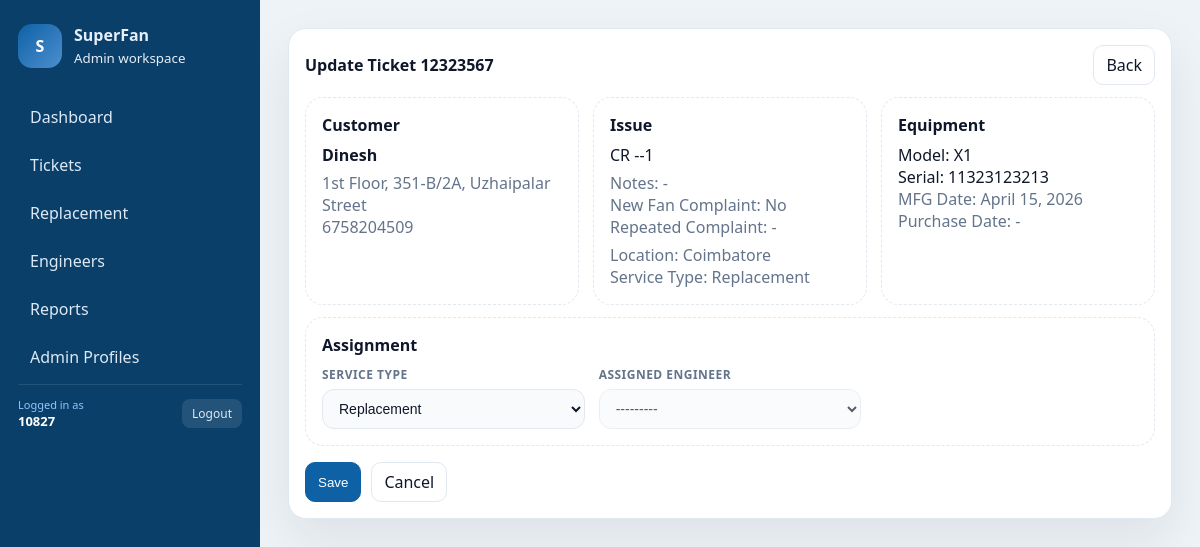
/panel/tickets/17/edit/ (signed in), run on the app's committed database.
### core/models.py (models this page shows, shortened)
class Ticket(models.Model):
    ticket_id = models.CharField(max_length=30, unique=True, blank=True)
    customer = models.ForeignKey(Customer, on_delete=models.PROTECT, related_name='tickets')
    location = models.CharField(max_length=120)
    issue = models.TextField()
    issue_notes = models.TextField(blank=True)
    model = models.CharField(max_length=120, blank=True)
    serial_number = models.CharField(max_length=120, blank=True)
    mfg_date = models.DateField(null=True, blank=True)
    purchase_date = models.DateField(null=True, blank=True)
    new_fan_complaint = models.BooleanField(default=False)
    repeated_complaint_count = models.PositiveIntegerField(null=True, blank=True)
    service_type = models.CharField(max_length=20, choices=TicketServiceType.choices, default=TicketServiceType.ONSITE)
    status = models.CharField(max_length=20, choices=TicketStatus.choices, default=TicketStatus.OPEN)
    assigned_engineer = models.ForeignKey(EngineerProfile, on_delete=models.SET_NULL, null=True, blank=True, related_name='tickets')
    created_by = models.ForeignKey(settings.AUTH_USER_MODEL, on_delete=models.SET_NULL, null=True, blank=True, related_name='created_tickets')
    created_at = models.DateTimeField(auto_now_add=True)
    assigned_at = models.DateTimeField(null=True, blank=True)
    started_at = models.DateTimeField(null=True, blank=True)
    completed_at = models.DateTimeField(null=True, blank=True)
    qr_code = models.CharField(max_length=120, blank=True)

class Customer(models.Model):
    name = models.CharField(max_length=120)
    address = models.CharField(max_length=255, blank=True)
    contact_name = models.CharField(max_length=120, blank=True)
    contact_phone = models.CharField(max_length=30, blank=True)
    active = models.BooleanField(default=True)
    created_at = models.DateTimeField(auto_now_add=True)

### core/panel_views.py (the view)
# urls.py: path("tickets/<int:ticket_id>/edit/", panel_views.panel_ticket_edit, name="panel_ticket_edit"),
@login_required(login_url="/panel/login/")
def panel_ticket_edit(request, ticket_id):
    if not request.user.is_staff:
        return redirect("panel:panel_login")
    ticket = Ticket.objects.select_related("customer", "created_by", "assigned_engineer").get(id=ticket_id)
    form = PanelTicketStatusForm(request.POST or None, instance=ticket)
    if request.method == "POST" and form.is_valid():
        form.save()
        return redirect("panel:panel_tickets")
    return render(
        request,
        "panel/ticket_edit.html",
        {"form": form, "ticket": ticket, "page_title": f"Update {ticket.ticket_id}"},
    )

### core/panel_forms.py (shortened to what this page needs)
class PanelTicketStatusForm(forms.ModelForm):
    class Meta:
        model = Ticket
        fields = ("service_type", "assigned_engineer")
    def __init__(self, *args, **kwargs):
        super().__init__(*args, **kwargs)
        self.fields["assigned_engineer"].queryset = EngineerProfile.objects.select_related("user").filter(active=True).order_by("user__username")

### core/models.py (called while the page is built)
    @property
    def display_name(self) -> str:
        name = self.user.get_full_name().strip()
        if name:
            return f'{name} - {self.user.username}'
        return self.user.username

    def __str__(self) -> str:
        return self.display_name

### support_backend/template_flags.py (called while the page is built)
def panel_flags(request):
    return {
        "PANEL_SHOW_FILTERS": getattr(settings, "PANEL_SHOW_FILTERS", True),
        "PANEL_SHOW_ENGINEER_ADD": getattr(settings, "PANEL_SHOW_ENGINEER_ADD", True),
        "PANEL_SHOW_ADMIN_LINK": getattr(settings, "PANEL_SHOW_ADMIN_LINK", True),
    }

### templates/panel/ticket_edit.html (shortened to what this page needs)
{% extends "panel/base.html" %}
{% block content %}
  <div class="card">
    <div style="display:flex;align-items:center;justify-content:space-between;">
      <strong>Update Ticket {{ ticket.ticket_id }}</strong>
      <a class="btn" href="/panel/tickets/">Back</a>
    </div>
    <div class="grid cols-3" style="margin-top:12px;">
      <div class="card" style="box-shadow:none;border:1px dashed var(--border);">
        <div style="font-weight:600;margin-bottom:8px;">Customer</div>
        <div><strong>{{ ticket.customer.name|capfirst }}</strong></div>
        <div class="muted" style="margin-top:6px;">{{ ticket.customer.address|capfirst }}</div>
        <div class="muted">{{ ticket.customer.contact_phone }}</div>
      </div>
      <div class="card" style="box-shadow:none;border:1px dashed var(--border);">
        <div style="font-weight:600;margin-bottom:8px;">Issue</div>
        <div>{{ ticket.issue|capfirst }}</div>
        <div class="muted" style="margin-top:6px;">Notes: {{ ticket.issue_notes|default:"-"|capfirst }}</div>
        <div class="muted">New Fan Complaint: {% if ticket.new_fan_complaint %}Yes{% else %}No{% endif %}</div>
        <div class="muted">Repeated Complaint: {{ ticket.repeated_complaint_count|default:"-" }}</div>
        <div class="muted" style="margin-top:6px;">Location: {{ ticket.location|capfirst }}</div>
        <div class="muted">Service Type: {{ ticket.get_service_type_display }}</div>
      </div>
      <div class="card" style="box-shadow:none;border:1px dashed var(--border);">
        <div style="font-weight:600;margin-bottom:8px;">Equipment</div>
        <div>Model: {{ ticket.model|capfirst }}</div>
        <div>Serial: {{ ticket.serial_number|capfirst }}</div>
        <div class="muted">MFG Date: {{ ticket.mfg_date }}</div>
        <div class="muted">Purchase Date: {{ ticket.purchase_date|date:"Y-m-d"|default:"-" }}</div>
      </div>
    </div>
    <form method="post" style="margin-top:12px;">
      <div class="card" style="box-shadow:none;border:1px dashed var(--border);">
        <div style="font-weight:600;margin-bottom:10px;">Assignment</div>
        <div class="grid cols-3">
          <div>
            <label>Service Type</label>
            {{ form.service_type }}
          </div>
          <div>
            <label>Assigned Engineer</label>
            {{ form.assigned_engineer }}
          </div>
        </div>
      </div>
      <div style="margin-top:16px;display:flex;gap:10px;">
        <button class="btn primary" type="submit">Save</button>
        <a class="btn" href="/panel/tickets/">Cancel</a>
      </div>
    </form>
  </div>
{% endblock %}

### templates/panel/base.html (shortened to what this page needs)
{% load static %}
<!DOCTYPE html>
<html lang="en">
  <head>
  </head>
  <body>
    <div class="shell">
      <aside class="sidebar">
        <div class="brand">
          <div class="brand-badge">S</div>
          <div>
            <div style="font-weight:700;">SuperFan</div>
            <small>Admin workspace</small>
          </div>
        </div>
        <nav class="nav">
          <a href="/panel/" class="{% if page_title == 'Dashboard' %}active{% endif %}">Dashboard</a>
          <a href="/panel/tickets/" class="{% if page_title == 'Tickets' %}active{% endif %}">Tickets</a>
          <a href="/panel/replacements/" class="{% if page_title == 'Replacement' %}active{% endif %}">Replacement</a>
          <a href="/panel/engineers/" class="{% if page_title == 'Engineers' %}active{% endif %}">Engineers</a>
          <a href="/panel/reports/" class="{% if page_title == 'Reports' %}active{% endif %}">Reports</a>
          <a href="/panel/admins/" class="{% if page_title == 'Admin Profiles' %}active{% endif %}">Admin Profiles</a>
          <div style="margin-top:auto;padding-top:12px;border-top:1px solid rgba(255,255,255,0.1);display:flex;align-items:center;justify-content:space-between;gap:8px;">
            <div>
              <div style="font-size:11px;color:#93c5fd;">Logged in as</div>
              <div style="font-weight:600;color:white;font-size:13px;">{{ user.get_full_name|default:user.username }}</div>
            </div>
            <a href="/panel/logout/" onclick="document.getElementById('logout-modal').style.display='flex';return false;" style="padding:6px 10px;background:rgba(255,255,255,0.1);border-radius:8px;color:#dde9f5;font-size:12px;">Logout</a>
          </div>
        </nav>
      </aside>
      <main class="content">
        {% block content %}{% endblock %}
      </main>
    </div>
  </body>
</html>

### templates/panel/base.html (style rules this page uses)
:root { --bg: #eef3f7; --surface: #ffffff; --muted: #64748b; --ink: #0f172a; --accent: #0e61a5; --accent-2: #4c8fd0; --border: #e2e8f0; --shadow: 0 20px 50px rgba(15, 23, 42, 0.08); }
* { box-sizing: border-box; }
body { margin: 0; font-family: "Segoe UI", system-ui, -apple-system, sans-serif; background: var(--bg); color: var(--ink); overflow: hidden; }
.shell { display: grid; grid-template-columns: 260px 1fr; height: 100vh; }
.sidebar { background: #0a3f6a; color: #e6eef7; padding: 24px 18px; overflow-y: auto; }
.brand { display: flex; align-items: center; gap: 12px; margin-bottom: 28px; }
.brand-badge { width: 44px; height: 44px; border-radius: 14px; background: linear-gradient(135deg, #0e61a5, #4c8fd0); display: grid; place-items: center; color: white; font-weight: 700; }
.nav { display: grid; gap: 6px; }
.nav a { color: #dde9f5; text-decoration: none; padding: 10px 12px; border-radius: 12px; display: flex; align-items: center; gap: 8px; }
.content { padding: 28px; overflow-y: auto; }
.card { background: var(--surface); border: 1px solid var(--border); border-radius: 18px; padding: 16px; box-shadow: var(--shadow); }
label { display: block; font-size: 12px; font-weight: 600; color: var(--muted); margin-bottom: 6px; text-transform: uppercase; letter-spacing: 0.04em; }
input, select, textarea { width: 100%; padding: 10px 12px; border-radius: 12px; border: 1px solid var(--border); background: #f8fafc; color: var(--ink); font-size: 14px; outline: none; transition: border-color 0.15s ease, box-shadow 0.15s ease; }
.grid { display: grid; gap: 14px; }
.grid.cols-3 { grid-template-columns: repeat(3, minmax(0, 1fr)); }
.muted { color: var(--muted); }
.btn { display: inline-flex; align-items: center; gap: 6px; padding: 8px 12px; border-radius: 10px; border: 1px solid var(--border); text-decoration: none; color: var(--ink); background: white; }
.btn.primary { background: var(--accent); color: white; border-color: var(--accent); }

### data on the page
Ticket: ticket_id "12323567", customer.name "Dinesh", customer.address "1st Floor, 351-B/2A, Uzhaipalar Street", customer.contact_phone "6758204509", issue "CR --1", issue_notes "-", repeated_complaint_count "-", location "Coimbatore", service_type "Replacement", model "X1", serial_number "11323123213", mfg_date "April 15, 2026", purchase_date "-", assigned_engineer "---------"

### other printed values
{{ user.get_full_name|default:user.username }} "10827"
